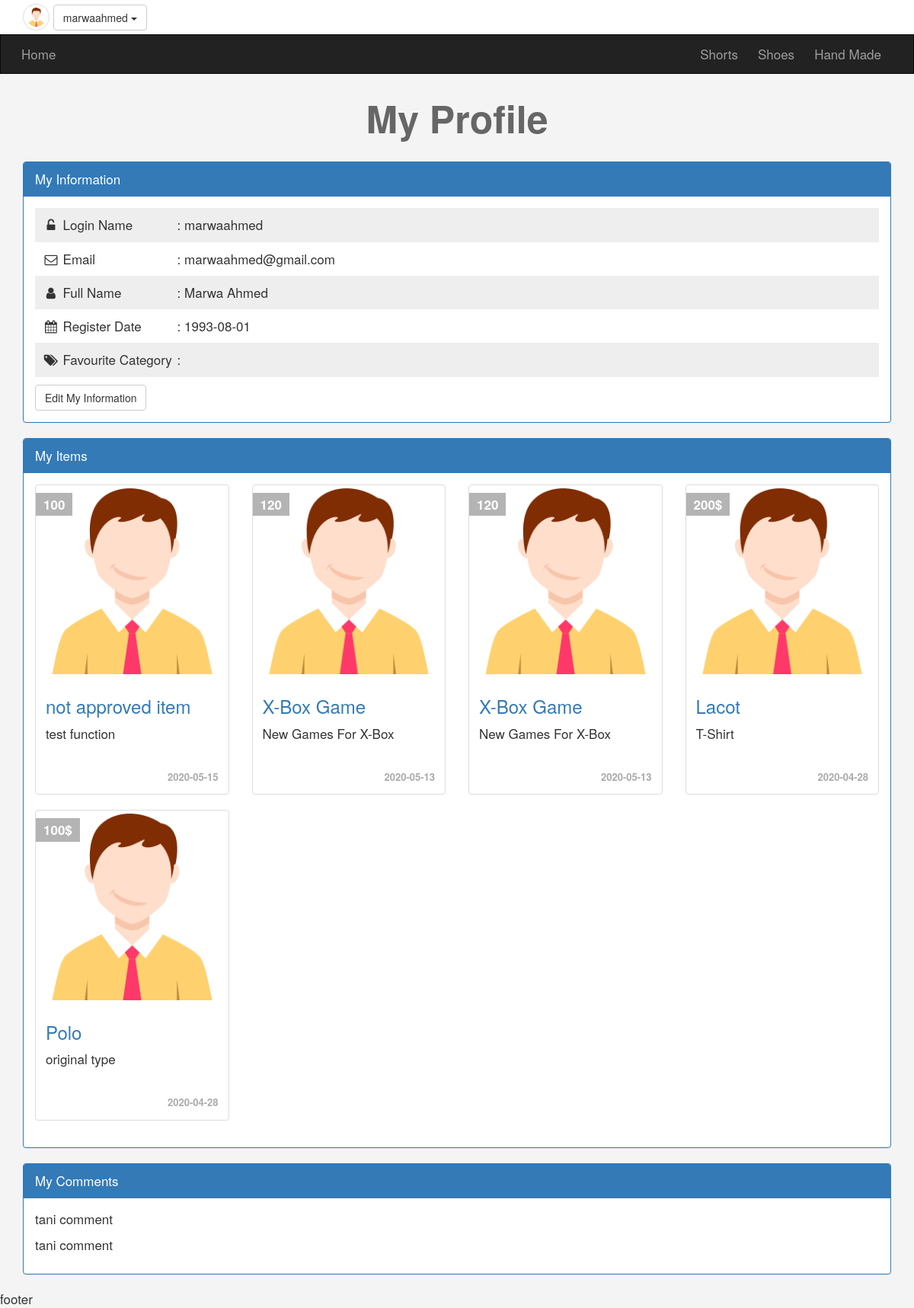
The app's page /profile.php (signed in) with its own data.
### tables this page shows
CREATE TABLE `categories` (
  `id` int(11) NOT NULL,
  `name` varchar(255) NOT NULL,
  `description` text NOT NULL,
  `parent` int(11) NOT NULL,
  `ordering` int(11) DEFAULT NULL,
  `visibility` tinyint(4) NOT NULL DEFAULT '0',
  `allow_comments` tinyint(4) NOT NULL DEFAULT '0',
  `allow_ads` tinyint(4) NOT NULL DEFAULT '0'
);

CREATE TABLE `users` (
  `userId` int(11) NOT NULL,
  `username` varchar(255) NOT NULL,
  `password` varchar(255) NOT NULL,
  `email` varchar(255) NOT NULL,
  `fullName` varchar(255) NOT NULL,
  `groupId` int(11) NOT NULL DEFAULT '0',
  `trustStatus` int(11) NOT NULL DEFAULT '0',
  `regStatus` int(11) NOT NULL DEFAULT '0',
  `date` date NOT NULL,
  `avatar` varchar(255) NOT NULL
);

CREATE TABLE `items` (
  `item_id` int(11) NOT NULL,
  `name` varchar(255) NOT NULL,
  `description` text NOT NULL,
  `price` varchar(255) NOT NULL,
  `add_date` date NOT NULL,
  `country_made` varchar(255) NOT NULL,
  `image` varchar(255) NOT NULL,
  `status` varchar(255) NOT NULL,
  `rating` smallint(6) NOT NULL,
  `approve` tinyint(4) NOT NULL DEFAULT '0',
  `cat_id` int(11) NOT NULL,
  `member_id` int(11) NOT NULL,
  `tags` varchar(255) NOT NULL
);

### init.php (called while the page is built, shortened)
<?php
	include('admin/connect.php');
	$tpl  = 'includes/templates/';
	$func = 'includes/functions/';
	include($func.'function.php');
	include($tpl.'header.php');
	include($tpl.'navbar.php');
?>

### includes/functions/function.php (called while the page is built, shortened)
<?php
function getAll($field,$table,$where = NULL,$and = NULL,$orderField,$ordering = 'DESC')
{
	global $con;
	$stmt = $con->prepare("SELECT $field FROM $table $where $and ORDER BY $orderField $ordering");
	$stmt->execute();
	$all = $stmt->fetchAll();
	return $all;
}
?>

### profile.php (the view, shortened to what this page needs)
<?php
	include('init.php');
	if(isset($_SESSION['user']))
	{
		$getUser = $con->prepare(" SELECT * FROM users WHERE username = ? ");
		$getUser->execute(array($session_user));
		$info 	 = $getUser->fetch();
?>
		<h1 class="text-center">My Profile</h1>
		<div class="information block">
			<div class="container">
				<div class="panel panel-primary">
					<div class="panel-heading">My Information</div>
					<div class="panel-body">
						<ul class="list-unstyled">
							<li>
								<i class="fa fa-unlock-alt fa-fw"></i>
								<span>Login Name</span>: <?php echo $info['username'] ?>
							</li>
							<li>
								<i class="fa fa-envelope-o fa-fw"></i>
								<span>Email</span>: <?php echo $info['email'] ?>
							</li>
							<li>
								<i class="fa fa-user fa-fw"></i>
								<span>Full Name</span>: <?php echo $info['fullName'] ?>
							</li>
							<li>
								<i class="fa fa-calendar fa-fw"></i>
								<span>Register Date</span>: <?php echo $info['date'] ?>
							</li>
							<li>
								<i class="fa fa-tags fa-fw"></i>
								<span>Favourite Category</span>:
							</li>
						</ul>
						<a href="#" class="btn btn-default">Edit My Information</a>
					</div>
				</div>
			</div>
		</div>
		<div id="my-ads" class="my-ads block">
			<div class="container">
				<div class="panel panel-primary">
					<div class="panel-heading">My Items</div>
					<div class="panel-body">
						<?php
							$items = getAll("*","items","WHERE member_id = {$info['userId']}","","item_id");
							if(!empty($items))
							{
								echo '<div class="row">';
								foreach ($items as $item)
								{
									echo '<div class="col-sm-6 col-md-3">';
										echo '<div class="thumbnail item-box">';
											echo '<span class="price">' .$item['price']. '</span>';
											echo '<img class="img-responsive" src="img.png" alt="">';
											echo '<div class="caption">';
												echo '<h3><a href="items.php?item_id='.$item['item_id'].'">' .$item['name']. '</a></h3>';
												echo '<p>' .$item['description']. '</p>';
												echo '<div class="date">' .$item['add_date']. '</div>';
											echo '</div>';
										echo '</div>';
									echo '</div>';
								}
								echo '</div>';
							}
							else
							{
								echo "there's no ads to show, create <a href='newad.php'>New Ad</a>";
							}
						?>
					</div>
				</div>
			</div>
		</div>
		<div class="my-comments block">
			<div class="container">
				<div class="panel panel-primary">
					<div class="panel-heading">My Comments</div>
					<div class="panel-body">
					<?php
						$comments = getAll("comment","comments","WHERE user_id = {$info['userId']}","","comment_id");
						if(!empty($comments))
						{
							foreach ($comments as $comment)
							{
								echo '<p>' .$comment['comment']. '</p>';
							}
						}
						else
						{
							echo "there is no commente to show";
						}
					?>
					</div>
				</div>
			</div>
		</div>
<?php
	}
	else
	{
		header('Location: login.php');
		exit();
	}
	include($tpl.'footer.php');
?>

### includes/templates/navbar.php (shortened to what this page needs)
<nav class="navbar navbar-inverse">
	<div class="container">
		<div class="navbar-header">
			<a class="navbar-brand" href="index.php">Home</a>
		</div>
		<div class="collapse navbar-collapse" id="app-nav">
			<ul class="nav navbar-nav navbar-right">
				<?php
					$categories = getAll("*","categories","WHERE parent = 0","","id","ASC");
					foreach ($categories as $cat)
					{
						echo '<li><a href="categories.php?pageId='.$cat['id'].'">'.$cat['name'].'</a></li>';
					}
				?>
			</ul>
		</div>
	</div>
</nav>

### layout/css/frontend.css (style rules this page uses)
body { background-color: #F4F4F4; font-size: 17px; }
h1 { font-size: 50px; margin: 30px 0; font-weight: bold; color: #666; }
.navbar { border-radius: 0; margin-bottom: 0; }
.nav > li > a, .navbar-brand { padding: 15px 13px; }
.navbar-brand { font-size: 1em; }
.item-box { position: relative; }
.item-box .price { background-color: #B4B4B4; padding: 3px 10px; position: absolute; left: 0; top: 10px; font-weight: bold; color: #FFF; }
.item-box .caption p { height: 50px; max-height: 50px; }
.information { margin-top: 20px; }
.information ul { padding: 0; margin: 0; }
.information ul li { padding: 10px; }
.information ul li:nth-child(odd) { background-color: #EEE; }
.information ul li span { display: inline-block; width: 150px; }
.thumbnail .date { text-align: right; font-size: 13px; font-weight: bold; color: #AAA; }
.information .btn { margin-top: 10px; }

### records on screen
categories: name "Shorts"
categories: name "Shoes"
categories: name "Hand Made"
users: username "marwaahmed", email "marwaahmed@gmail.com", fullName "Marwa Ahmed", date "1993-08-01"
items: price "100", name "not approved item", description "test function", add_date "2020-05-15"
items: price "120", name "X-Box Game", description "New Games For X-Box", add_date "2020-05-13"
items: price "120", name "X-Box Game", description "New Games For X-Box", add_date "2020-05-13"
items: price "200$", name "Lacot", description "T-Shirt", add_date "2020-04-28"
items: price "100$", name "Polo", description "original type", add_date "2020-04-28"

### other values on screen
$session_user "marwaahmed"
$comment['comment'] "tani comment"
